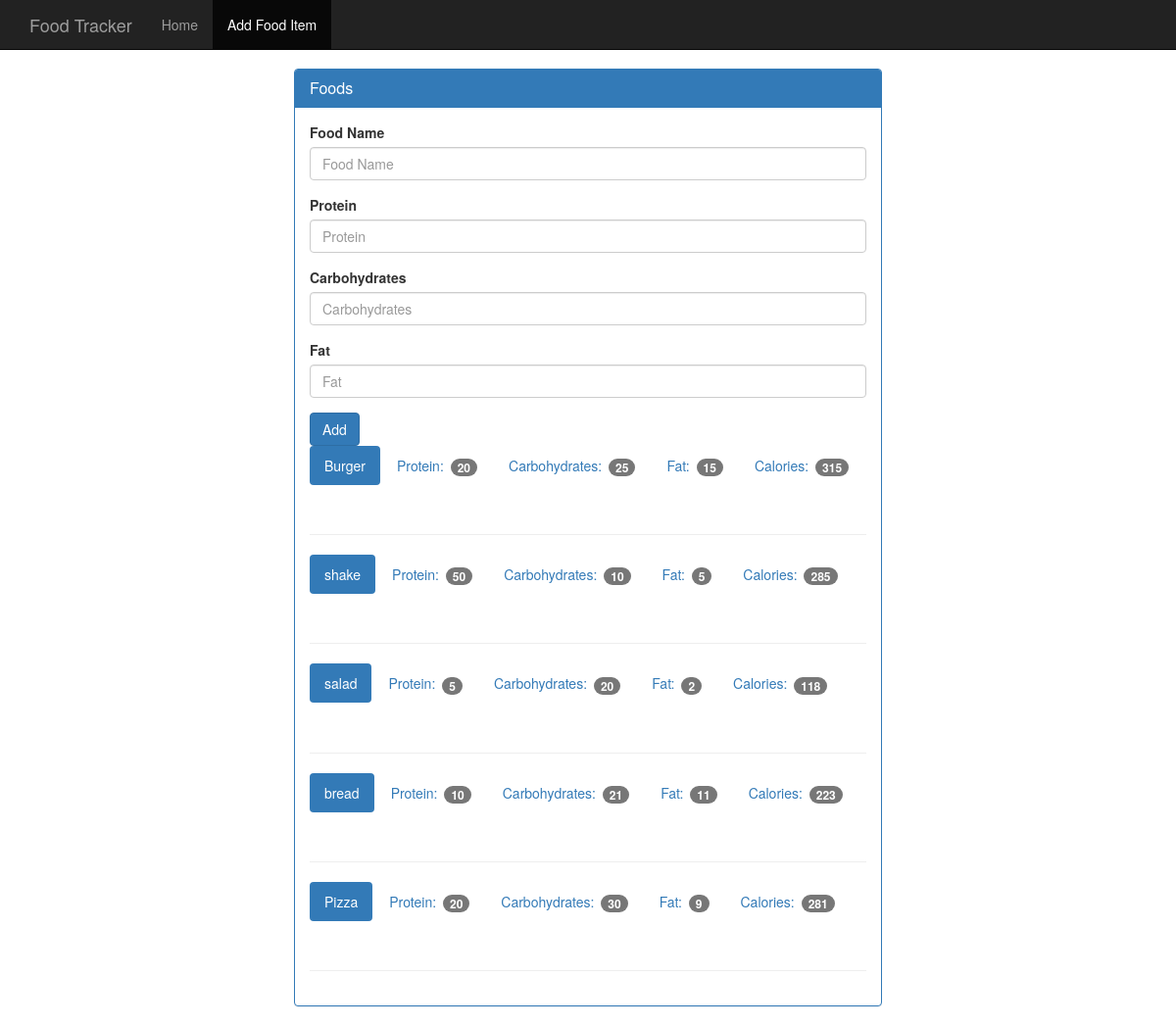
The app's page /food with its own data.
### tables this page shows
CREATE TABLE food (
  id integer primary key autoincrement,
  name text not null,
  protein integer not null,
  carbohydrates integer not null,
  fat integer not null,
  calories integer not null
 );

### app.py (the view, shortened to what this page needs)
@app.route('/food', methods=['GET', 'POST'])
def food():
    db = get_db()
    cur = db.execute('select name, protein, carbohydrates, fat, calories from food')
    results = cur.fetchall()
    return render_template('add_food.html', results=results)

### app.py (called while the page is built)
def connect_db():
    sql = sqlite3.connect('C:/Users/Char/PycharmProjects/WebAppFoodTrack/food_log.db')
    sql.row_factory = sqlite3.Row  # result dict instead of tuples
    return sql

def get_db():
    if not hasattr(g, 'sqlite3_db'):
        g.sqlite_db = connect_db()
    return g.sqlite_db

### templates/add_food.html (shortened to what this page needs)
<!DOCTYPE html>
<html lang="en">
  <head>
    <link href="{{ url_for('static', filename ='bootstrap.min.css') }}" rel="stylesheet">
    <link href="{{ url_for('static', filename ='theme.css') }}" rel="stylesheet">
  </head>
  <body>
    <nav class="navbar navbar-inverse navbar-fixed-top">
      <div class="container">
        <div class="navbar-header">
          <a class="navbar-brand" href="{{ url_for('index') }}">Food Tracker</a>
        </div>
        <div id="navbar" class="navbar-collapse collapse">
          <ul class="nav navbar-nav">
            <li><a href="{{ url_for('index') }}">Home</a></li>
            <li class="active"><a href="{{ url_for('food') }}">Add Food Item</a></li>
          </ul>
        </div>
      </div>
    </nav>
    <div class="container theme-showcase col-sm-6 col-sm-offset-3" role="main">
      <div class="row">
        <div>
          <div class="panel panel-primary">
            <div class="panel-heading">
              <h3 class="panel-title">Foods</h3>
            </div>
            <div class="panel-body">
              <form method="POST" action="{{ url_for('food')}}">
                <div class="form-group">
                  <label for="food-name">Food Name</label>
                  <input type="text" class="form-control" id="food-name" name="food-name" placeholder="Food Name">
                </div>
                <div class="form-group">
                  <label for="protein">Protein</label>
                  <input type="number" class="form-control" id="protein" name="protein" placeholder="Protein">
                </div>
                <div class="form-group">
                  <label for="carbohydrates">Carbohydrates</label>
                  <input type="number" class="form-control" id="carbohydrates" name="carbohydrates" placeholder="Carbohydrates">
                </div>
                <div class="form-group">
                  <label for="fat">Fat</label>
                  <input type="number" class="form-control" id="fat" name="fat" placeholder="Fat">
                </div>
                <button type="submit" class="btn btn-primary">Add</button>
              </form>
              {% for food in results %}
              <ul class="nav nav-pills" role="tablist">
                <li class="active"><a>{{ food.name }}</a></li>
                <li><a>Protein: <span class="badge">{{ food.protein }}</span></a></li>
                <li><a>Carbohydrates: <span class="badge">{{food.carbohydrates}}</span></a></li>
                <li><a>Fat: <span class="badge">{{food.fat}}</span></a></li>
                <li><a>Calories: <span class="badge">{{food.calories}}</span></a></li>
              </ul>
               <div class="page-header"></div>
              {% endfor %}
            </div>
          </div>
        </div>
      </div>
    </div>
  </body>
</html>

### static/theme.css (style rules this page uses)
body { padding-top: 70px; padding-bottom: 30px; }

### records on screen
food: name "Burger", protein "20", carbohydrates "25", fat "15", calories "315"
food: name "shake", protein "50", carbohydrates "10", fat "5", calories "285"
food: name "salad", protein "5", carbohydrates "20", fat "2", calories "118"
food: name "bread", protein "10", carbohydrates "21", fat "11", calories "223"
food: name "Pizza", protein "20", carbohydrates "30", fat "9", calories "281"
